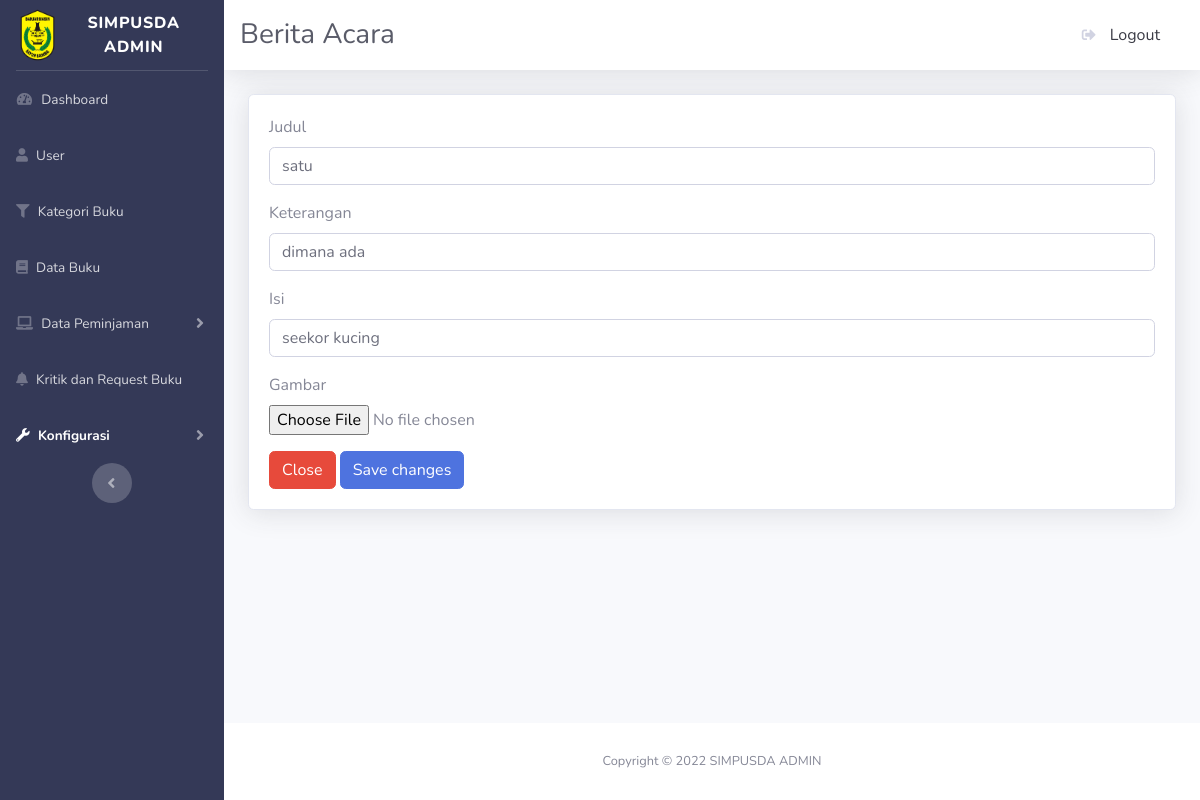
The page /admin/editberitaacara.php?id=7 on the database its author committed.
### tables this page shows
CREATE TABLE `l_berita` (
  `id` int(11) NOT NULL,
  `judul` varchar(255) NOT NULL,
  `keterangan` text NOT NULL,
  `isi` text NOT NULL,
  `foto` varchar(255) NOT NULL,
  `tanggal` date NOT NULL
);

### admin/editberitaacara.php (the view, shortened to what this page needs)
<?php
include_once("config.php");
$stmt_berita = $pdo_conn->prepare("SELECT * FROM l_berita WHERE id=" ."'" . $_GET['id'] . "'");
$stmt_berita->execute();
$result_berita = $stmt_berita->fetchAll();
?>
<!DOCTYPE html>
<html lang="en">
<head>
    <link href="vendor/fontawesome-free/css/all.min.css" rel="stylesheet" type="text/css">
    <link href="css/sb-admin-2.min.css" rel="stylesheet">
    <link href="vendor/datatables/dataTables.bootstrap4.min.css" rel="stylesheet">
</head>
<body id="page-top">
    <div id="wrapper">
        <ul class="navbar-nav bg-gradient-primary sidebar sidebar-dark accordion" id="accordionSidebar">
            <a class="sidebar-brand d-flex align-items-center justify-content-center" href="index.html">
                <div class="sidebar-brand-icon">
                    <img class="logo-abbr" height="60px" src="./img/logobaru.png" alt="">
                </div>
                <div class="sidebar-brand-text mx-3">SIMPUSDA ADMIN</div>
            </a>
            <hr class="sidebar-divider my-0">
            <li class="nav-item">
                <a class="nav-link" href="index.html">
                    <i class="fas fa-fw fa-tachometer-alt"></i>
                    <span>Dashboard</span></a>
            </li>
            <li class="nav-item">
                <a class="nav-link" href="user.php">
                    <i class="fa fa-user"></i>
                    <span>User</span></a>
            </li>
            <li class="nav-item">
                <a class="nav-link" href="kategoribuku.php">
                    <i class="fa fa-filter"></i>
                    <span>Kategori Buku</span></a>
            </li>
            <li class="nav-item">
                <a class="nav-link" href="databuku.php">
                    <i class="fa fa-book"></i>
                    <span>Data Buku</span></a>
            </li>
            <li class="nav-item">
                <a class="nav-link collapsed" href="#" data-toggle="collapse" data-target="#collapseTwo"
                    aria-expanded="true" aria-controls="collapseTwo">
                    <i class="fa fa-laptop"></i>
                    <span>Data Peminjaman</span>
                </a>
            </li>
            <li class="nav-item">
                <a class="nav-link" href="kritikdanrequest.php">
                    <i class="fa fa-bell"></i>
                    <span>Kritik dan Request Buku</span></a>
            </li>
            <li class="nav-item active">
                <a class="nav-link collapsed" href="#" data-toggle="collapse" data-target="#collapseUtilities"
                    aria-expanded="true" aria-controls="collapseUtilities">
                    <i class="fa fa-wrench"></i>
                    <span>Konfigurasi</span>
                </a>
            </li>
            <div class="text-center d-none d-md-inline">
                <button class="rounded-circle border-0" id="sidebarToggle"></button>
            </div>
        </ul>
        <div id="content-wrapper" class="d-flex flex-column">
            <div id="content">
                <nav class="navbar navbar-expand navbar-light bg-white topbar mb-4 static-top shadow">
                    <h3 class="h3 mb-0 text-gray-800">Berita Acara</h3>
                    <ul class="navbar-nav ml-auto">
                                <a class="dropdown-item" href="#" data-toggle="modal" data-target="#logoutModal">
                                    <i class="fas fa-sign-out-alt fa-sm fa-fw mr-2 text-gray-400"></i>
                                    Logout
                                </a>
                    </ul>
                </nav>
                <div class="container-fluid">
                    <div class="card shadow mb-4">
                        <div class="card-body">
                        <form action="" method="POST" name="form1">
                                <div class='form-group'>
                                <label for='exampleFormControlInput1'>Judul</label>
                                <input type='text' class='form-control' id='exampleFormControlInput1' name="judul" value="<?php echo $result_berita[0]['judul'];?>">
                                </div>
                                <div class='form-group'>
                                    <label for='exampleFormControlInput1'>Keterangan</label>
                                    <input type='text' class='form-control' id='exampleFormControlInput1' name="keterangan" value="<?php echo $result_berita[0]['keterangan'];?>">
                                </div>
                                <div class='form-group'>
                                    <label for='exampleFormControlInput1'>Isi</label>
                                    <input type='text' class='form-control' id='exampleFormControlInput1' name="isi" value="<?php echo $result_berita[0]['isi'];?>">
                                </div>
                                <div class='form-group'>
                                    <label for='exampleFormControlInput1'>Gambar</label><br>
                                    <input type='file' accept="image/*" id='exampleFormControlInput1' name="foto" value=""><br>
                                </div>
                                <div class='form-footer'>
                                <a href="tentang.php"><button type="button" class="btn btn-danger" data-dismiss="modal">Close</button></a>
                                <button type="submit" name="update" value="Edit" class="btn btn-primary">Save changes</button>
                                </div>
                            </form>
                        </div>
                    </div>
                </div>
            </div>
            <footer class="sticky-footer bg-white">
                <div class="container my-auto">
                    <div class="copyright text-center my-auto">
                    <span>Copyright &copy;  SIMPUSDA ADMIN</span>
                    </div>
                </div>
            </footer>
        </div>
    </div>
</body>
</html>

### rows shown on the page
l_berita: judul "satu", keterangan "dimana ada", isi "seekor kucing"
